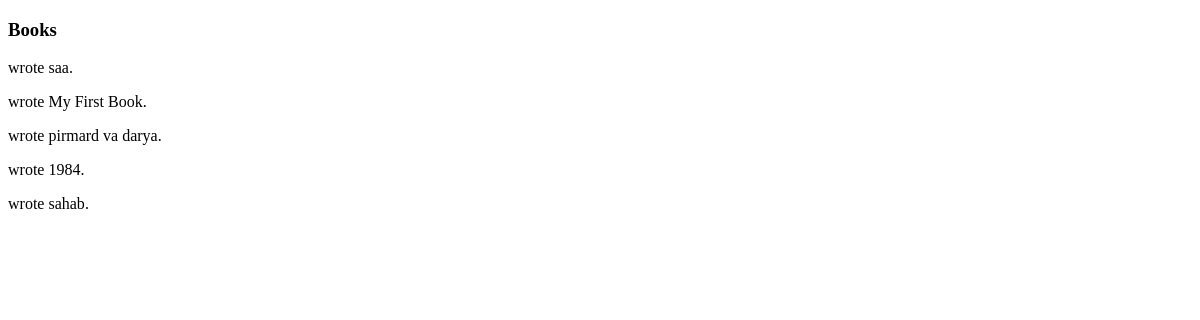
The app's page /html/, older data.
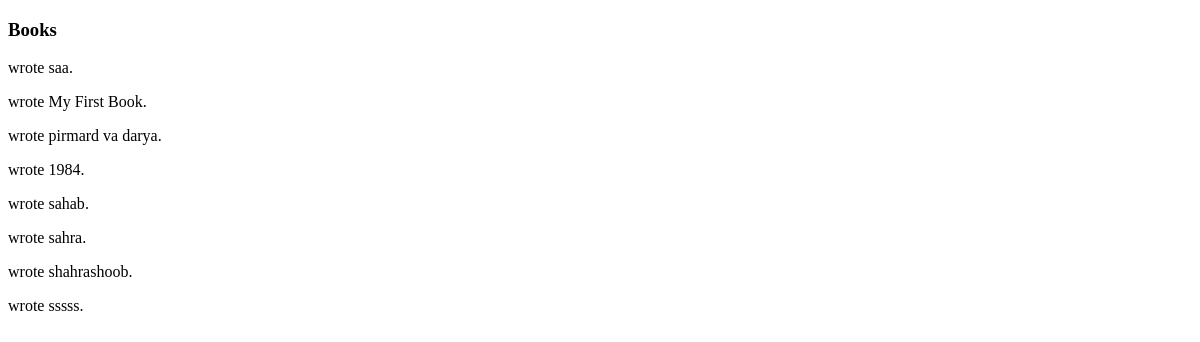
The same page, newer data.
### book/models.py (models this page shows)
class Book(models.Model):
    title = models.CharField(max_length=20)
    authors = models.ManyToManyField(Author)
    archived = models.BooleanField(default=False)
    publication_date = models.DateTimeField(default=datetime.fromisoformat("2023-08-28T10:45:00"))
    pages_count = models.IntegerField(default=12)

### book/views.py (the view)
# urls.py: path('html/',index),
def index(request):
    books = Book.objects.all()
    return render(request, 'index.html', {'books': books})

### book/templates/index.html (shortened to what this page needs)
{% load static %}
<!DOCTYPE html>
<html lang="en">
<head>
</head>
<body>
<h3>Books</h3>
<div>
    {% for book in books %}
        <p>
            wrote {{ book.title }}.
        </p>
    {% endfor %}
</div>
</body>
</html>

Row changes from the older to the newer data that the page shows:
added Book: title "sahra"
added Book: title "shahrashoob"
added Book: title "sssss"
